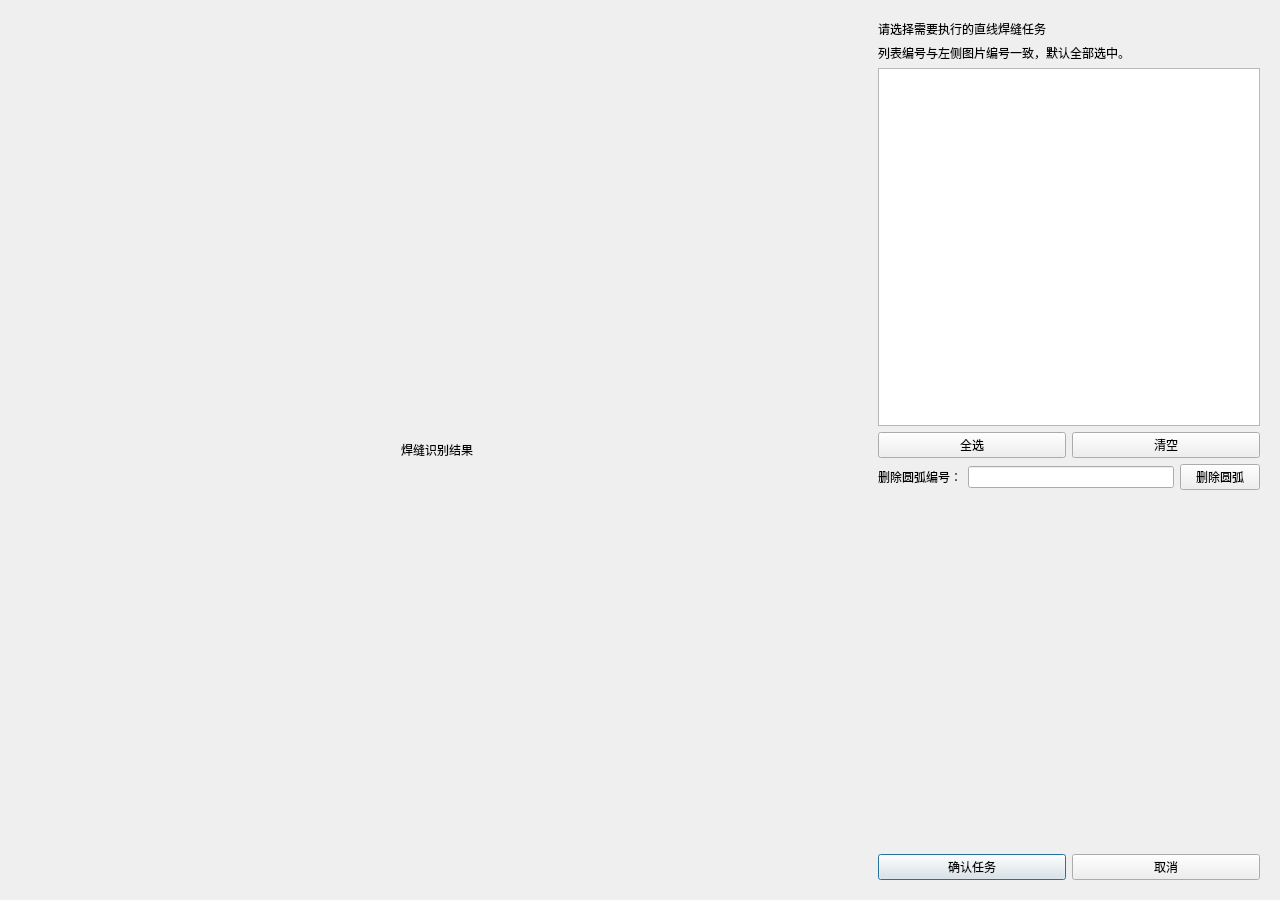
<?xml version="1.0" encoding="UTF-8"?>
<ui version="4.0">
 <class>DelectSeam</class>
 <widget class="QDialog" name="DelectSeam">
  <property name="geometry">
   <rect>
    <x>0</x>
    <y>0</y>
    <width>1280</width>
    <height>900</height>
   </rect>
  </property>
  <property name="windowTitle">
   <string>焊缝任务选择</string>
  </property>
  <layout class="QHBoxLayout" name="main_layout" stretch="1,0">
   <item>
    <widget class="QLabel" name="label_pic">
     <property name="minimumSize">
      <size>
       <width>800</width>
       <height>800</height>
      </size>
     </property>
     <property name="text">
      <string>焊缝识别结果</string>
     </property>
     <property name="alignment">
      <set>Qt::AlignmentFlag::AlignCenter</set>
     </property>
     <property name="scaledContents">
      <bool>true</bool>
     </property>
    </widget>
   </item>
   <item>
    <widget class="QWidget" name="selection_panel" native="true">
     <property name="minimumSize">
      <size>
       <width>400</width>
       <height>0</height>
      </size>
     </property>
     <layout class="QVBoxLayout" name="selection_layout">
      <item>
       <widget class="QLabel" name="selection_title">
        <property name="text">
         <string>请选择需要执行的直线焊缝任务</string>
        </property>
       </widget>
      </item>
      <item>
       <widget class="QLabel" name="selection_hint">
        <property name="text">
         <string>列表编号与左侧图片编号一致，默认全部选中。</string>
        </property>
        <property name="wordWrap">
         <bool>true</bool>
        </property>
       </widget>
      </item>
      <item>
       <widget class="QListWidget" name="seam_list"/>
      </item>
      <item>
       <layout class="QHBoxLayout" name="selection_buttons_layout">
        <item>
         <widget class="QPushButton" name="select_all">
          <property name="text">
           <string>全选</string>
          </property>
         </widget>
        </item>
        <item>
         <widget class="QPushButton" name="clear_all">
          <property name="text">
           <string>清空</string>
          </property>
         </widget>
        </item>
       </layout>
      </item>
      <item>
       <widget class="QWidget" name="arc_controls" native="true">
        <layout class="QHBoxLayout" name="arc_controls_layout">
         <property name="leftMargin">
          <number>0</number>
         </property>
         <property name="topMargin">
          <number>0</number>
         </property>
         <property name="rightMargin">
          <number>0</number>
         </property>
         <property name="bottomMargin">
          <number>0</number>
         </property>
         <item>
          <widget class="QLabel" name="arc_label">
           <property name="text">
            <string>删除圆弧编号：</string>
           </property>
          </widget>
         </item>
         <item>
          <widget class="QLineEdit" name="arcs"/>
         </item>
         <item>
          <widget class="QPushButton" name="delect_arc">
           <property name="text">
            <string>删除圆弧</string>
           </property>
          </widget>
         </item>
        </layout>
       </widget>
      </item>
      <item>
       <spacer name="vertical_spacer">
        <property name="orientation">
         <enum>Qt::Orientation::Vertical</enum>
        </property>
        <property name="sizeHint" stdset="0">
         <size>
          <width>20</width>
          <height>20</height>
         </size>
        </property>
       </spacer>
      </item>
      <item>
       <layout class="QHBoxLayout" name="dialog_buttons_layout">
        <item>
         <widget class="QPushButton" name="confirm_button">
          <property name="text">
           <string>确认任务</string>
          </property>
          <property name="default">
           <bool>true</bool>
          </property>
         </widget>
        </item>
        <item>
         <widget class="QPushButton" name="cancel_button">
          <property name="text">
           <string>取消</string>
          </property>
         </widget>
        </item>
       </layout>
      </item>
     </layout>
    </widget>
   </item>
  </layout>
 </widget>
 <resources/>
 <connections/>
</ui>
